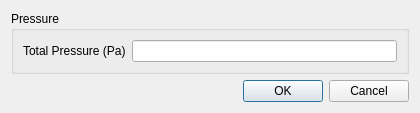
<?xml version="1.0" encoding="UTF-8"?>
<ui version="4.0">
 <class>PressureInletDialog</class>
 <widget class="QDialog" name="PressureInletDialog">
  <property name="geometry">
   <rect>
    <x>0</x>
    <y>0</y>
    <width>420</width>
    <height>112</height>
   </rect>
  </property>
  <property name="minimumSize">
   <size>
    <width>420</width>
    <height>0</height>
   </size>
  </property>
  <property name="windowTitle">
   <string>Pressure Inlet Boundary Condition</string>
  </property>
  <layout class="QVBoxLayout" name="verticalLayout_2">
   <item>
    <widget class="QWidget" name="dialogContents" native="true">
     <layout class="QVBoxLayout" name="verticalLayout_4">
      <property name="leftMargin">
       <number>0</number>
      </property>
      <property name="topMargin">
       <number>0</number>
      </property>
      <property name="rightMargin">
       <number>0</number>
      </property>
      <property name="bottomMargin">
       <number>0</number>
      </property>
      <item>
       <widget class="QGroupBox" name="pressure">
        <property name="title">
         <string>Pressure</string>
        </property>
        <layout class="QFormLayout" name="formLayout">
         <item row="0" column="0">
          <widget class="QLabel" name="label">
           <property name="text">
            <string>Total Pressure (Pa)</string>
           </property>
          </widget>
         </item>
         <item row="0" column="1">
          <widget class="QLineEdit" name="totalPressure"/>
         </item>
        </layout>
       </widget>
      </item>
     </layout>
    </widget>
   </item>
   <item>
    <widget class="QDialogButtonBox" name="buttonBox">
     <property name="orientation">
      <enum>Qt::Horizontal</enum>
     </property>
     <property name="standardButtons">
      <set>QDialogButtonBox::Cancel|QDialogButtonBox::Ok</set>
     </property>
    </widget>
   </item>
  </layout>
 </widget>
 <resources/>
 <connections>
  <connection>
   <sender>buttonBox</sender>
   <signal>accepted()</signal>
   <receiver>PressureInletDialog</receiver>
   <slot>accept()</slot>
   <hints>
    <hint type="sourcelabel">
     <x>248</x>
     <y>254</y>
    </hint>
    <hint type="destinationlabel">
     <x>157</x>
     <y>274</y>
    </hint>
   </hints>
  </connection>
  <connection>
   <sender>buttonBox</sender>
   <signal>rejected()</signal>
   <receiver>PressureInletDialog</receiver>
   <slot>reject()</slot>
   <hints>
    <hint type="sourcelabel">
     <x>316</x>
     <y>260</y>
    </hint>
    <hint type="destinationlabel">
     <x>286</x>
     <y>274</y>
    </hint>
   </hints>
  </connection>
 </connections>
</ui>
